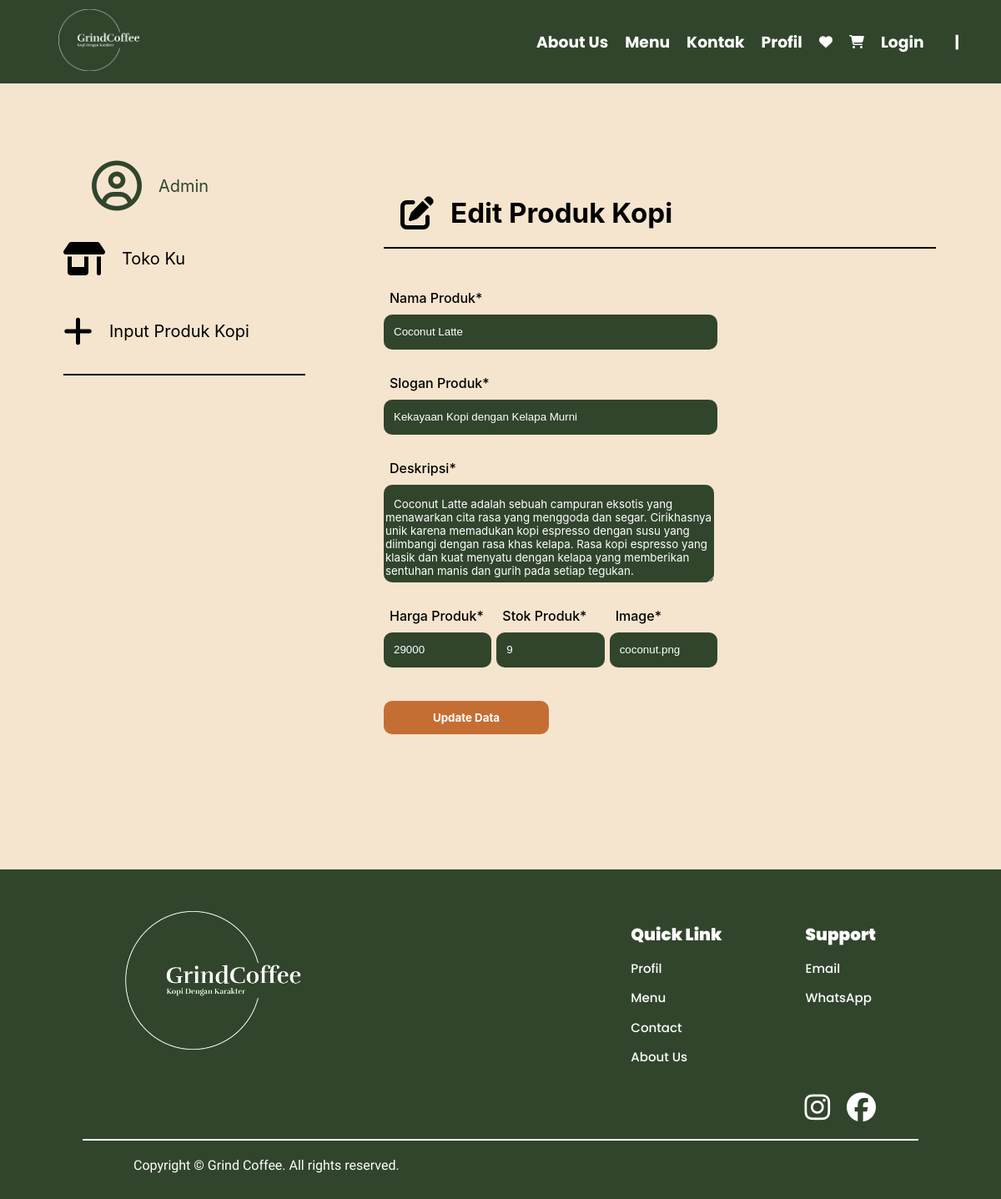
/update_produk.php?id=13, run on the app's committed database.
### tables this page shows
CREATE TABLE `produk_kopi` (
  `id` int(30) NOT NULL,
  `nama` varchar(255) NOT NULL,
  `harga` decimal(10,0) NOT NULL,
  `stok` int(200) NOT NULL,
  `deskripsi` text NOT NULL,
  `slogan` varchar(255) NOT NULL,
  `image` varchar(255) NOT NULL,
  `jenis_produk` char(11) NOT NULL
);

### update_produk.php (the view, shortened to what this page needs)
<?php
$id = $_GET["id"];
include 'templates/header.php';
$query = mysqli_query($koneksi, "SELECT * FROM produk_kopi WHERE id='$id'");
$data = mysqli_fetch_assoc($query);
?>
 <div class="sectionprofil">
      <div class="leftbarmenu">
        <div class="namaprofil">
          <i class="fa-regular fa-circle-user"><h5>Admin</h5></i>
        </div>
        <div class="menuleftbar">
          <div class="menu">
           <a href="tokoku.php"><i class="fa-solid fa-shop"><h5>Toko Ku</h5></i></a>
          </div>
          <div class="menu">
          <a href="input_produk.php"> <i class="fa-solid fa-plus"><h5>Input Produk Kopi</h5></i></a>
          </div>
          <hr />
        </div>
      </div>
      <div class="isiprofil">
        <div class="alamat">
          <i class="fa-solid fa-edit"></i>
          <h5>Edit Produk Kopi</h5>
        </div>
        <hr class="garis" />
        <div class="" style="margin-top:1px;">
          <form action="database/update_produk.php" method="POST" onsubmit="return validasi()">
              <div>
                  <div class="inputprofil">
                    <div class="boxcontactus">
                      <label for="">Nama Produk*</label>
                      <input name="nama"value="<?php echo $data["nama"] ?>" type="text" placeholder="Nama Produk" />
                    </div>
                    <div class="boxcontactus">
                      <label for="">Slogan Produk*</label>
                      <input name="slogan" value="<?php echo $data["slogan"] ?>" type="text" placeholder="Nama Produk" />
                    </div>
                    <div class="boxcontactus">
                      <label for="">Deskripsi*</label>
                      <textarea name="deskripsi" value="" class="pesan" type="text" placeholder="Deskripsi Produk" ><?php echo $data["deskripsi"] ?></textarea>
                    </div>
                    <div style="display: flex; width:60%; gap:10px">
                      <div class="boxcontactus" >
                        <label for="">Harga Produk*</label>
                        <input name="harga" value="<?php echo $data["harga"] ?>" type="number" placeholder="Harga Produk" />
                      </div>
                      <div class="boxcontactus" >
                        <label for="">Stok Produk*</label>
                        <input name="stok" value="<?php echo $data["stok"] ?>" type="number" placeholder="Stok Produk" />
                      </div>
                      <div class="boxcontactus" >
                        <label for="">Image*</label>
                        <input name="image" value="<?php echo $data["image"] ?>" type="text" placeholder="Nama Image" />
                      </div>
                    </div>
                    <a><button style="background-color: #c56e33">Update Data</button></a>
                  </div>
              </div>
          </form>
        </div>
      </div>
    </div>
    <br />
    <br />
    <br />
    <br />
    <?php
     include 'templates/footer.php';
    ?>

### assets/style.css (style rules this page uses)
html, body, div { margin: 0; padding: 0; border: 0; font-size: 100%; font: inherit; vertical-align: baseline; }
body { width: 100%; height: auto; background-color: #f5e5ce; }
.garis { width: 1000px; border: 1px solid white; }
.sectionprofil { display: flex; width: 100%; height: auto; }
.leftbarmenu { display: flex; flex-direction: column; width: 30%; align-items: center; margin-top: 80px; }
.namaprofil i { display: flex; align-items: center; gap: 20px; font-size: 60px; color: #31452c; }
.namaprofil i h5 { font-family: "Inter", sans-serif; font-weight: 400; color: #31452c; font-size: 20px; }
.menuleftbar { display: flex; flex-direction: column; width: 80%; margin-left: 80px; }
.menuleftbar .menu i { display: flex; align-items: center; gap: 20px; font-size: 40px; }
.menuleftbar .menu i h5 { font-family: "Inter", sans-serif; font-weight: 400; color: black; font-size: 20px; }
.menuleftbar hr { width: 100%; border: 1px solid black; }
.isiprofil { display: flex; flex-direction: column; margin-top: 80px; width: 55%; margin-left: 100px; }
.isiprofil hr { width: 100%; margin-top: -20px; border: 1px solid black; }
.isiprofil .alamat { display: flex; align-items: center; font-family: "Inter", sans-serif; margin-left: 20px; gap: 20px; font-size: 40px; }
.isiprofil .alamat h5 { width: 50%; }
.isiprofil .garis { margin-top: -35px; }
.inputprofil { display: flex; flex-direction: column; margin-top: 20px; width: 100%; gap: 10px; margin-bottom: 90px; }
.inputprofil button { font-family: "Inter", sans-serif; font-weight: 700; width: 30%; height: 40px; border-radius: 10px; border: none; background-color: #31452c; color: white; margin-top: 30px; }
.boxcontactus { display: flex; flex-direction: column; justify-content: flex-start; margin-top: 20px; width: 60%; }
.boxcontactus label { font-family: "Inter", sans-serif; font-weight: 500; margin-bottom: 10px; margin-left: 7px; }
.boxcontactus input { width: 100%; height: 40px; background-color: #31452c; border: none; border-radius: 10px; text-indent: 10px; color: white; vertical-align: top; }
.boxcontactus input::placeholder { color: white; }
.boxcontactus textarea::placeholder { color: white; }
.boxcontactus .pesan { padding-top:15px; font-family: "Inter", sans-serif; background-color: #31452c; border: none; border-radius: 10px; text-indent: 10px; color: white; vertical-align: top; height: 100px; }
.menu a { text-decoration: none; color: inherit; }

### data on the page
produk_kopi: slogan "Kekayaan Kopi dengan Kelapa Murni", deskripsi "Coconut Latte adalah sebuah campuran eksotis yang menawarkan cita rasa yang menggoda dan segar. Cirikhasnya unik karena memadukan kopi espresso dengan susu yang diimbangi dengan rasa khas kelapa. Rasa kopi espresso yang klasik dan kuat menyatu dengan kelapa yang memberikan sentuhan manis dan gurih pada setiap tegukan.", harga "29000", stok "9", image "coconut.png"
